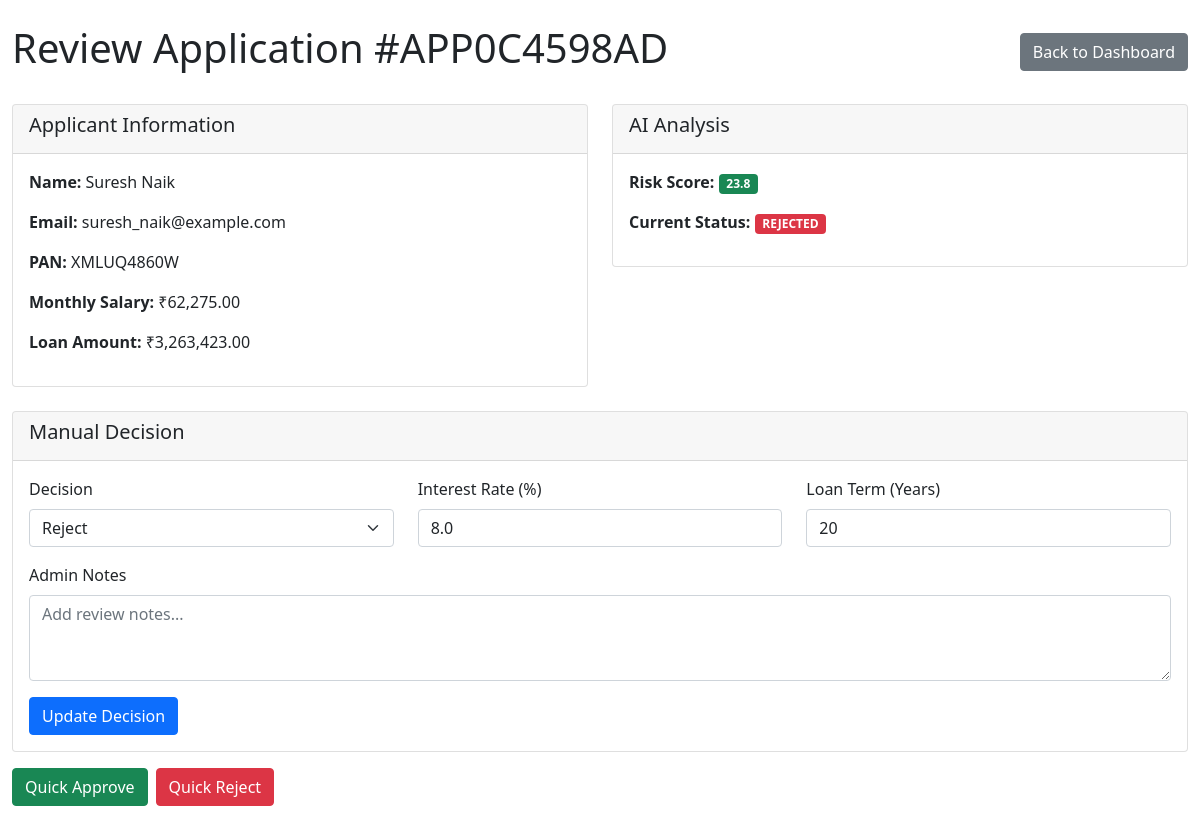
/admin/application/APP0C4598AD/review (signed in), run on the app's committed database.
### models.py (models this page shows, shortened)
class Application(db.Model):
    __tablename__ = 'applications'
    id = db.Column(db.String(20), primary_key=True, default=lambda: f'APP{uuid.uuid4().hex[:16].upper()}')
    user_id = db.Column(db.Integer, db.ForeignKey('users.id', ondelete='CASCADE'), nullable=False, index=True)
    first_name = db.Column(db.String(100), nullable=False)
    last_name = db.Column(db.String(100), nullable=False)
    email = db.Column(db.String(120), nullable=False, index=True)
    gender = db.Column(db.String(10))
    current_address = db.Column(db.Text)
    date_of_birth = db.Column(db.Date)
    is_rented = db.Column(db.Boolean, default=False)
    has_own_property = db.Column(db.Boolean, default=False)
    years_at_current_address = db.Column(db.Integer, default=0)
    aadhar_number = db.Column(db.String(12), nullable=False, index=True)
    pan_number = db.Column(db.String(10), nullable=False, index=True)
    monthly_salary = db.Column(db.Float, nullable=False)
    company_name = db.Column(db.String(200))
    employment_type = db.Column(db.String(50), default='SALARIED')  # SALARIED, SELF_EMPLOYED, BUSINESS
    experience_years = db.Column(db.Integer, default=0)
    existing_emi = db.Column(db.Float, default=0.0)
    cibil_score = db.Column(db.Integer)
    dti_ratio = db.Column(db.Float, default=0.0)
    eligibility_status = db.Column(db.String(50), default='PENDING', index=True)
    rejection_reason = db.Column(db.Text)
    total_existing_emi = db.Column(db.Float, default=0.0)
    proposed_emi = db.Column(db.Float, default=0.0)
    existing_loans_count = db.Column(db.Integer, default=0)
    loan_amount = db.Column(db.Float, nullable=False)
    property_valuation = db.Column(db.Float, nullable=False)
    property_address = db.Column(db.Text)
    is_non_agricultural = db.Column(db.Boolean, default=True)
    has_existing_mortgage = db.Column(db.Boolean, default=False)
    loan_purpose = db.Column(db.String(200), default='HOME_PURCHASE')
    status = db.Column(db.String(20), default='PENDING', index=True)
    employment_status = db.Column(db.String(20), default='PENDING')
    kyc_status = db.Column(db.String(20), default='PENDING')
    match_score = db.Column(db.Float, default=0.0)
    confidence_score = db.Column(db.Float, default=0.0)
    banking_analysis_report = db.Column(db.Text)
    fraud_detection_report = db.Column(db.Text)
    interest_rate = db.Column(db.Float)
    loan_term_years = db.Column(db.Integer)
    emi_amount = db.Column(db.Float)
    ai_analysis_report = db.Column(db.Text)
    na_document_verification = db.Column(db.Text)
    na_document_status = db.Column(db.String(20), default='PENDING')
    na_document_risk_score = db.Column(db.Float, default=0.0)
    ai_verification_report = db.Column(db.Text)
    employment_verification_status = db.Column(db.String(50), default='PENDING')
    employment_verification_report = db.Column(db.Text)
    document_verification_status = db.Column(db.String(50), default='PENDING')
    document_verification_report = db.Column(db.Text)
    overall_risk_score = db.Column(db.Float)
    verification_summary = db.Column(db.Text)
    credit_risk_ai_summary = db.Column(db.Text)
    document_verification_ai_summary = db.Column(db.Text)
    property_verification_ai_summary = db.Column(db.Text)
    final_comprehensive_ai_summary = db.Column(db.Text)
    ai_summary_generated_at = db.Column(db.DateTime)
    emi_plan_generated = db.Column(db.Boolean, default=False)
    loan_disbursement_date = db.Column(db.DateTime)
    first_emi_date = db.Column(db.DateTime)
    created_at = db.Column(db.DateTime, default=datetime.utcnow, nullable=False, index=True)
    updated_at = db.Column(db.DateTime, default=datetime.utcnow, onupdate=datetime.utcnow)
    documents = db.relationship('Document', backref='application', lazy=True,
                              cascade='all, delete-orphan', order_by='Document.uploaded_at.desc()')
    emis = db.relationship('EMI', backref='application', lazy=True,
                          cascade='all, delete-orphan', order_by='EMI.emi_number')
    existing_loans = db.relationship('ExistingLoan', backref='application', lazy=True,
                                   cascade='all, delete-orphan')
    status_logs = db.relationship('ApplicationStatusLog', backref='application', lazy=True,
                                cascade='all, delete-orphan', order_by='ApplicationStatusLog.created_at.desc()')

### admin/routes.py (the view, shortened to what this page needs)
@admin_bp.route('/application/<app_id>/review', methods=['GET', 'POST'])
@admin_required
def review_application(app_id):
    try:
        application = Application.query.filter_by(id=app_id).first_or_404()
        banking_report = safe_json_loads(application.banking_analysis_report)
        fraud_report = safe_json_loads(application.fraud_detection_report)
        credit_report = safe_json_loads(application.ai_analysis_report)
        employment_report = safe_json_loads(application.employment_verification_report)
        document_report = safe_json_loads(application.document_verification_report)
        na_report = safe_json_loads(application.na_document_verification)
        verification_summary = safe_json_loads(application.verification_summary)
        return render_template('admin/application_review.html',
                             application=application,
                             banking_report=banking_report,
                             fraud_report=fraud_report,
                             credit_report=credit_report,
                             employment_report=employment_report,
                             document_report=document_report,
                             na_report=na_report,
                             verification_summary=verification_summary)
    except Exception as e:
        db.session.rollback()
        current_app.logger.error(f"Error in admin review for application {app_id}: {str(e)}")
        flash(f'Error reviewing application: {str(e)}', 'error')
        return redirect(url_for('admin.dashboard'))

### admin/routes.py (called while the page is built)
def admin_required(f):
    @wraps(f)
    def decorated_function(*args, **kwargs):
        if 'admin_id' not in session:
            flash('Please log in as admin to access this page.', 'error')
            return redirect(url_for('login'))
        return f(*args, **kwargs)
    return decorated_function

def safe_json_loads(json_string, default=None):
    if default is None:
        default = {}
    try:
        if json_string and json_string.strip():
            return json.loads(json_string)
        else:
            return default
    except (json.JSONDecodeError, TypeError, AttributeError):
        return default

### templates/admin/application_review.html (shortened to what this page needs)
<!DOCTYPE html>
<html lang="en">
<head>
    <link href="https://cdn.jsdelivr.net/npm/bootstrap@5.1.3/dist/css/bootstrap.min.css" rel="stylesheet">
</head>
<body>
    <div class="container-fluid py-4">
        <div class="d-flex justify-content-between align-items-center mb-4">
            <h1>Review Application #{{ application.id }}</h1>
            <a href="{{ url_for('admin.dashboard') }}" class="btn btn-secondary">Back to Dashboard</a>
        </div>
        <div class="row">
            <div class="col-md-6">
                <div class="card">
                    <div class="card-header">
                        <h5>Applicant Information</h5>
                    </div>
                    <div class="card-body">
                        <p><strong>Name:</strong> {{ application.first_name }} {{ application.last_name }}</p>
                        <p><strong>Email:</strong> {{ application.email }}</p>
                        <p><strong>PAN:</strong> {{ application.pan_number }}</p>
                        <p><strong>Monthly Salary:</strong> ₹{{ "{:,.2f}".format(application.monthly_salary) }}</p>
                        <p><strong>Loan Amount:</strong> ₹{{ "{:,.2f}".format(application.loan_amount) }}</p>
                    </div>
                </div>
            </div>
            <div class="col-md-6">
                <div class="card">
                    <div class="card-header">
                        <h5>AI Analysis</h5>
                    </div>
                    <div class="card-body">
                        <p><strong>Risk Score:</strong>
                            <span class="badge {% if application.overall_risk_score <= 25 %}bg-success
                                            {% elif application.overall_risk_score <= 50 %}bg-warning
                                            {% else %}bg-danger{% endif %}">
                                {{ "%.1f"|format(application.overall_risk_score) }}
                            </span>
                        </p>
                        <p><strong>Current Status:</strong>
                            <span class="badge {% if application.status == 'APPROVED' %}bg-success
                                            {% elif application.status == 'REJECTED' %}bg-danger
                                            {% else %}bg-warning{% endif %}">
                                {{ application.status }}
                            </span>
                        </p>
                    </div>
                </div>
            </div>
        </div>
        <div class="card mt-4">
            <div class="card-header">
                <h5>Manual Decision</h5>
            </div>
            <div class="card-body">
                <form method="POST">
                    <div class="row">
                        <div class="col-md-4">
                            <div class="mb-3">
                                <label class="form-label">Decision</label>
                                <select class="form-select" name="status" required>
                                    <option value="REJECTED" {% if application.status == 'REJECTED' %}selected{% endif %}>Reject</option>
                                </select>
                            </div>
                        </div>
                        <div class="col-md-4">
                            <div class="mb-3">
                                <label class="form-label">Interest Rate (%)</label>
                                <input type="number" class="form-control" name="interest_rate"
                                       value="{{ application.interest_rate or 8.5 }}" step="0.1" min="5" max="20">
                            </div>
                        </div>
                        <div class="col-md-4">
                            <div class="mb-3">
                                <label class="form-label">Loan Term (Years)</label>
                                <input type="number" class="form-control" name="loan_term_years"
                                       value="{{ application.loan_term_years or 5 }}" min="1" max="30">
                            </div>
                        </div>
                    </div>
                    <div class="mb-3">
                        <label class="form-label">Admin Notes</label>
                        <textarea class="form-control" name="admin_notes" rows="3"
                                  placeholder="Add review notes...">{{ application.admin_review_notes or '' }}</textarea>
                    </div>
                    <button type="submit" class="btn btn-primary">Update Decision</button>
                </form>
            </div>
        </div>
        <div class="mt-3">
            <div class="btn-group">
                <form method="POST" action="{{ url_for('admin.approve_application', app_id=application.id) }}" class="d-inline">
                    <button type="submit" class="btn btn-success me-2">Quick Approve</button>
                </form>
                <form method="POST" action="{{ url_for('admin.reject_application', app_id=application.id) }}" class="d-inline">
                    <button type="submit" class="btn btn-danger">Quick Reject</button>
                </form>
            </div>
        </div>
    </div>
</body>
</html>

### data on the page
Application: id "APP0C4598AD", first_name "Suresh", last_name "Naik", email "suresh_naik@example.com", pan_number "XMLUQ4860W", monthly_salary "62,275.00", loan_amount "3,263,423.00", overall_risk_score "23.8", status "REJECTED", status "Reject", interest_rate "8.0", loan_term_years "20"
